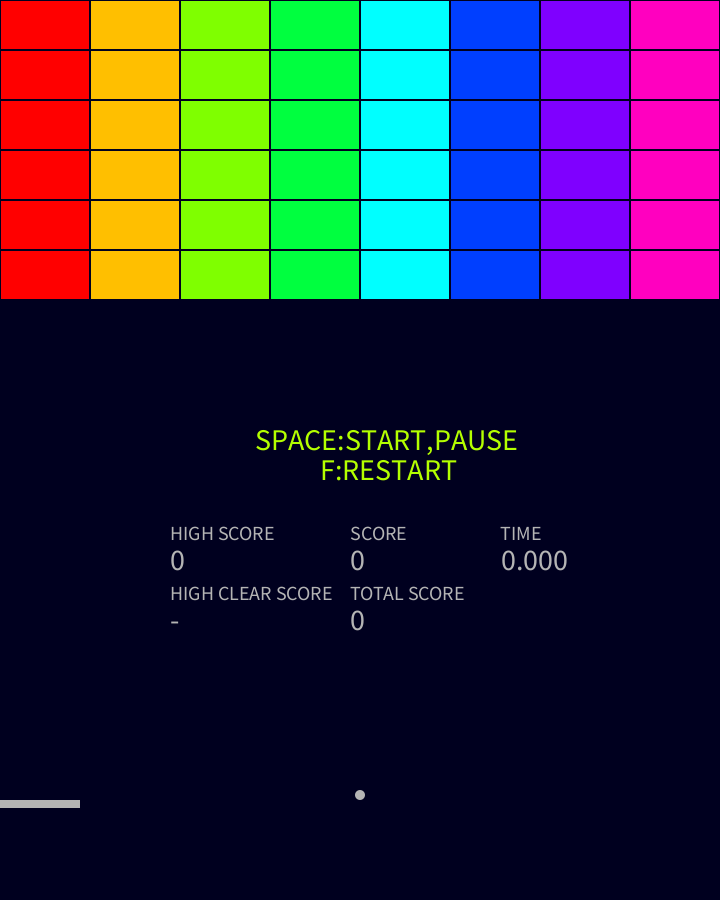
Frame 1 (no input)
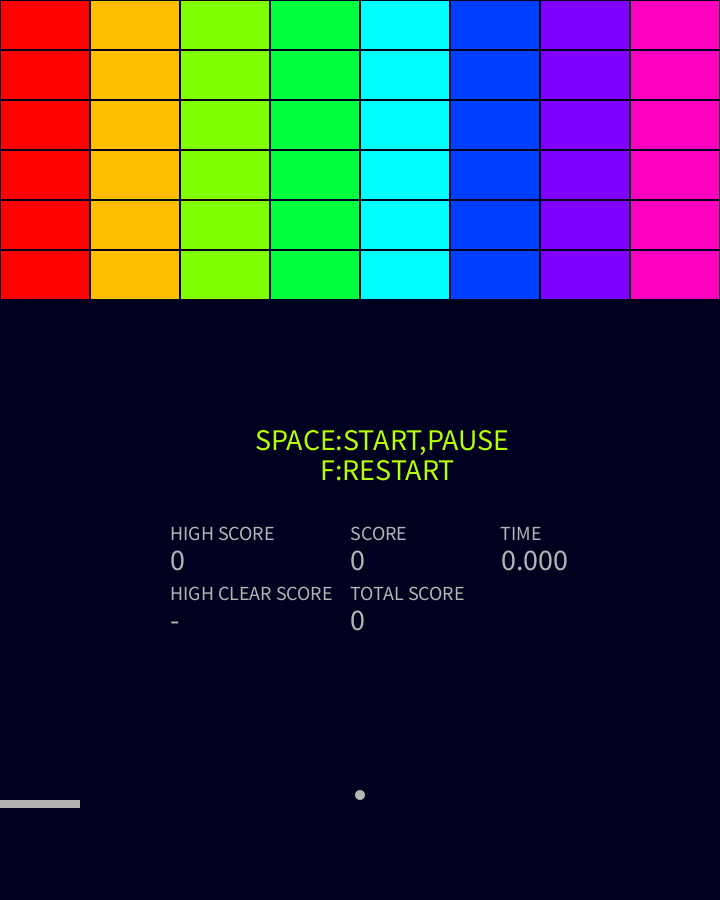
Frame 60 (the mouse pressed at the canvas centre just before this capture)
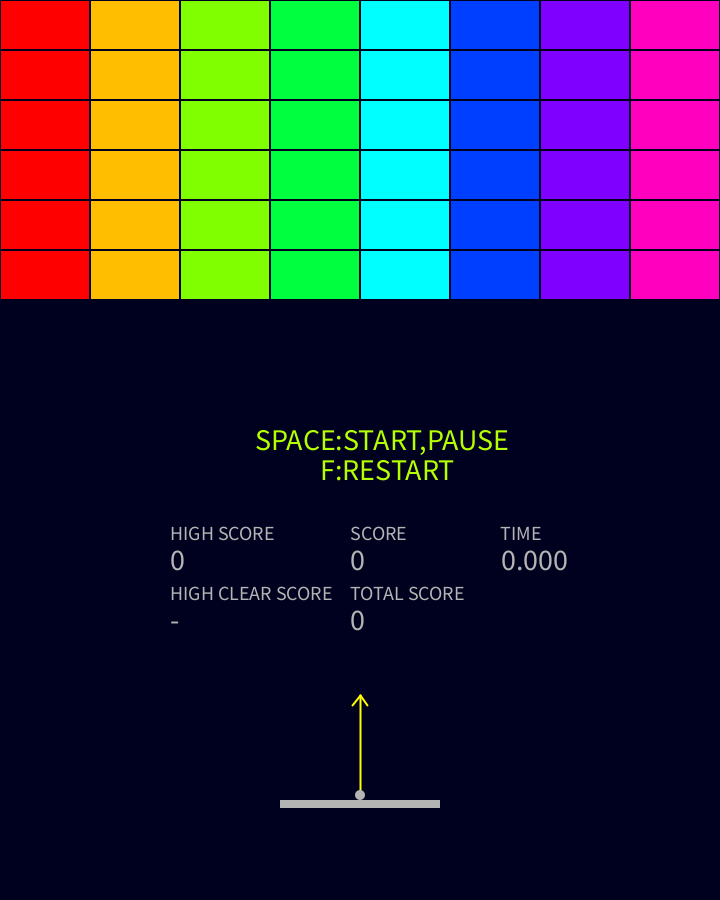
Frame 120 (the mouse held since frame 60 and released just before this capture)

The Processing sketch that drew these frames (run headless with seeded random() and noise(); from frame 60 on, the mouse is pressed at the canvas centre):

// Processing sketch: chap9_latest
// ── chap9_latest.pde
// ブロック崩し_完成版

//2023/7/22_0:44 最終更新
//最初の変数、上はいじれる,下は定義だけ。
//width,heightを変更せず,球の速さがブロックの幅を越えなければ破綻しない。

int fps_0 = 120; //通常fps
int fpsX = 4; //オートモード時のfps倍率
color bgcolor = color(0, 0, 31); //背景色
int boxX = 8; //横のブロック数
int boxY = 6; //縦のブロック数
int edge = 1; //縁取りの幅(判定に影響なし)
int v = 8; //球の速さ
int ballsize = 10; //球の大きさ(判定に影響なし)
int l = 100; //ガイドの長さ
float th = PI / 36; //ガイドの矢印の位置を決める角度
float barwidth = 160; //板の長さ
int c = 1; //スコア表示秒数の逆数
int p = 6; //ポーズ無効秒数の逆数


int fps = fps_0; //fps
int fps_a = fps_0 * fpsX; //オートモード時のfps
int f = 0; //シーン管理 0/1/2/3/4 スタート前/ゲーム中/ポーズ/クリア/ゲームオーバー
int boxes = boxX * boxY; //総ブロック数
int xbox = 0; //ブロックのx座標(若い方)
int ybox = 0; //ブロックのy座標(若い方)
boolean[] num = new boolean[boxes]; //各ブロックの有無の変数
int colX = v; //x方向の当たり判定の厚さ
int colY = v; //y方向の当たり判定の厚さ
boolean broken = false; //そのフレームで破壊が行われたか否か
float x = 720 / 2; //球のx座標
float y = 800 - (ballsize / 2); //球のy座標
float xp = x; //前のフレームのx座標
float yp = y; //前のフレームのy座標
float vx = 0; //球の速さのx成分
float vy = -v; //球の速さのy成分
float theta = PI / 2; //板で反射した時の角度
float xbar = 720 / 2; //板のx座標
int score = 0; //スコア
int nscore = 0; //最後に追加されたスコア
int max_score = 0; //ハイスコア
float time_score = 0; //タイムスコア
int total_score = 0; //トータルスコア
int max_clear_score = 0; //ハイクリアスコア
boolean preclear = false; //クリアしたことがあるか否か
int count = 0; //破壊ブロック数
int tPlus = fpsX; //1フレームにtに追加される数
int t = 0; //経過時間
int ts = 0; //基準の時間
int tc = fps_a / c; //スコアの表示t
int tsc = 0; //スコアの基準時間
int tp = fps_a / p; //ポーズ無効t
int tsp = 0; //ポーズの基準時間
int combo = 0; //コンボ数
boolean auto = false; //オートモードか否か
int tsa = 0; //オートモード切替基準時間

void setup() {
    size(720, 900);
    frameRate(fps);

    for (int i = 0; i < boxes; ++i) {
        num[i] = true;
    } //ブロックを全てある状態にする
}

void draw() {
    background(bgcolor);

    if (keyPressed) {
        if (key == 'a') {
            if (t - tsa >= tp) {
                auto = !auto;
                tsa = t;
            }
        }
    } //オートモード切替

    if (auto == true) {
        xbar = random(x - (barwidth / 2 - v) + 1, x + (barwidth / 2 - v));
        fps = fps_a;
        tPlus = 1;
    } else {
        xbar = mouseX;
        fps = fps_0;
        tPlus = fpsX;
    } //板の座標を指定

    frameRate(fps); //fpsを指定

    t += tPlus; //時間を経過させる

    if (x >= xbar - (barwidth / 2) && x < xbar + (barwidth / 2)) {
        theta = (90 - ((x -xbar) / (barwidth / 2)) * 60) * (PI / 180);
    } //(板に当たった時に使う)角度を取得

    if (f == 1) {   
        x += vx;
        y += vy;
    } //ゲーム中ならば球を動かす

    if (x < 0){
        x *= -1;
        vx *= -1;
    } else if (x >= 720) {
        x = width * 2 - x;
        vx *= -1;
    } //左右の壁での反射
    if (y < 0) {
        y *= -1;
        vy *= -1;
    } else if (y >= 800 && y < 800 + v) {
        if (x >= xbar - (barwidth / 2) && x <= xbar + (barwidth / 2)) {
            y = 1600 - y;
            vx = (v * cos(theta));
            vy = -(v * sin(theta));
            combo = 0;
        }
    } else if (y >= height) {
        f = 4;
    } //天井,板の反射と奈落判定

    noStroke();    
    colorMode(HSB, 360, 100, 100);

    int boxW = (width / boxX);
    int boxH = (height / (boxY * 3)); //ブロックの範囲,大きさを指定。void内じゃないとwidth,heightが使えない為ここに配置。
    colX = min(v, boxW);
    colY = min(v, boxH); //当たり判定の厚さを指定

    for (int i = 0; i < boxes; i++) {
        xbox = i % boxX;
        ybox = (i - xbox) / boxX; //x,y方向に何番目かを取得
        
        if(num[i] == true){
            if (x >= xbox * boxW && x < (xbox + 1) * boxW && y >= ybox * boxH && y < ybox * boxH + colY && yp < ybox * boxH){
                broken = true;
                y = 2 * ybox * boxH - y;
                vy *= -1;
            } else if (x >= xbox * boxW && x < (xbox + 1) * boxW && y >= (ybox + 1) * boxH - colY && y < (ybox + 1) * boxH && yp >= (ybox + 1) * boxH){
                broken = true;
                y = 2 * (ybox + 1) * boxH - y;
                vy *= -1;
            }
            if (x >= xbox * boxW && x < xbox * boxW + colX && y >= ybox * boxH && y < (ybox + 1) * boxH && xp < xbox * boxW){
                broken = true;
                x = 2 * xbox * boxW - x;
                vx *= -1;
            } else if (x >= (xbox + 1) * boxW - colX && x < (xbox + 1) * boxW && y >= ybox * boxH && y < (ybox + 1) * boxH && xp >= (xbox + 1) * boxW){
                broken = true;
                x = 2 * (xbox + 1) * boxW - x;
                vx *= -1;
            }
        } //ブロックの上下左右当たり判定
        
        if (broken == true) {
            num[i] = false;
            nscore = -score;
            score += pow(2, combo);
            nscore += score; //nscore = pow(2, combo);とはできなかった。冪乗はint型ではない？ = int(pow(2, combo));とすれば解決できるが、スコア計算式が一つになるので現在のモノを採用。
            tsc = t;
            count ++;
            combo ++;
            broken = false;
        } //破壊が行われていたらスコア,破壊ブロック数,コンボを追加
        if (count == boxes) {
            f = 3;
        } //ブロックが無くなったらクリア
    } //ブロック関係

    for (int i = 0; i < boxes; i++) {
        xbox = i % boxX;
        ybox = (i - xbox) / boxX;
        
        if(num[i] == true){
            if (x >= xbox * boxW && x < (xbox + 1) * boxW && y >= ybox * boxH && y < ybox * boxH + colY && yp < ybox * boxH){
                broken = true;
                y = 2 * ybox * boxH - y;
                vy *= -1;
            } else if (x >= xbox * boxW && x < (xbox + 1) * boxW && y >= (ybox + 1) * boxH - colY && y < (ybox + 1) * boxH && yp >= (ybox + 1) * boxH){
                broken = true;
                y = 2 * (ybox + 1) * boxH - y;
                vy *= -1;
            }
            if (x >= xbox * boxW && x < xbox * boxW + colX && y >= ybox * boxH && y < (ybox + 1) * boxH && xp < xbox * boxW){
                broken = true;
                x = 2 * xbox * boxW - x;
                vx *= -1;
            } else if (x >= (xbox + 1) * boxW - colX && x < (xbox + 1) * boxW && y >= ybox * boxH && y < (ybox + 1) * boxH && xp >= (xbox + 1) * boxW){
                broken = true;
                x = 2 * (xbox + 1) * boxW - x;
                vx *= -1;
            }
        }
        
        if (broken == true) {
            num[i] = false;
            nscore = -score;
            score += pow(2, combo);
            nscore += score;
            tsc = t;
            count ++;
            combo ++;
            broken = false;
        }
        if (count == boxes) {
            f = 3;
        }

        if(num[i] == true){
            fill(xbox * 360 / boxX, 100, 100);
            rect((xbox * boxW) + edge, (ybox * boxH) + edge, boxW - (edge * 2), boxH - (edge * 2));
        } //ブロックを描画
    } //ブロック関係2回目

    xp = x;
    yp = y; //x,y座標を保存

    if (f == 0) {
        x = 720 / 2;
        y = 800 - (ballsize / 2);
        for (int i = 0; i < boxes; ++i) {
            num[i] = true;
        } //球の位置とブロックの有無をリセットし続ける
        if (x >= xbar - (barwidth / 2) && x < xbar + (barwidth / 2)) {
            if (keyPressed) {
                if (key == ' ') {
                    f = 1;
                    tsp = t;
                    vx = (v * cos(theta));
                    vy = -(v * sin(theta));
                }
            } //スペースキーでスタート
            if (f == 0) {
                stroke(60, 100, 100);
                strokeWeight(2);
                line(x + (l * cos(theta)), y - (l * sin(theta)), x, y);
                line(x + (l * cos(theta)), y - (l * sin(theta)), x + (l * cos(theta - th)) * 9 / 10, y - (l * sin(theta - th)) * 9 / 10);
                line(x + (l * cos(theta)), y - (l * sin(theta)), x + (l * cos(theta + th)) * 9 / 10, y - (l * sin(theta + th)) * 9 / 10); //ガイドを描画
            }
        }
        score = 0;
        count = 0;
        combo = 0;
        nscore = 0;
        ts = t;
    } else if (f == 1) {
        if (keyPressed) {
            if (key == 'f') {
                f = 0;
            } else if (key == ' ') {
                if (t - tsp >= tp) {
                    f = 2;
                    tsp = t;
                }
            }
        }
    } else if (f == 2) {
        if (keyPressed) {
            if (key == 'f') {
                f = 0;
            } else if (key == ' ') {
                if (t - tsp >= tp) {
                    f = 1;
                    tsp = t;
                }
            }
        }
        ts += tPlus;
        tsc += tPlus;
    } else if (f == 3) {
        if (keyPressed) {
            if (key == 'f') {
                f = 0;
                count = 0;
            }
        }
        ts += tPlus;
    } else if (f == 4) {
        if (keyPressed) {
            if (key == 'f') {
                f = 0;  
                x = 720 / 2;
                y = 800 - (ballsize / 2);
            }
        }
        ts += tPlus;
    } //シーン移行の処理

    time_score = (t - ts) / float(fps_a);
    total_score = score - int(time_score);
    if (score >= max_score) {
        max_score = score;
    }
    if (f == 3) {
        if (preclear == false || total_score >= max_clear_score) {
            max_clear_score = total_score;
            preclear = true;
        }
    } //スコア関連を記録

    noStroke();

    fill(255);
    rect(xbar - (barwidth / 2), 800, barwidth, 8);
    circle(x, y, ballsize); //板,球の描画

    colorMode(RGB);
    textSize(30);

    if (f == 0) {
        fill(255, 127, 0);
        text("SPACE:START,PAUSE", 255, 450);
        text("F:RESTART", 320, 480);
    } else if (f == 2) {
        fill(0, 127);
        rect(0, 0, width, height);
        fill(255, 127, 0);
        text("SPACE:RESUME", 255, 450);
        text("F:RESTART", 320, 480);
    } else if (f == 3) {
        fill(0, 127);
        rect(0, 0, width, height);
        fill(255, 127, 0);
        text("F:RESTART", 320, 480);
        textSize(60);
        fill(255, 255, 0);
        text("CLEAR!", 250, 400);
    } else if (f == 4) {
        fill(0, 127);
        rect(0, 0, width, height);
        fill(255, 127, 0);
        text("F:RESTART", 320, 480);
        textSize(60);
        fill(255, 0, 0);
        text("GAME OVER", 200, 400);
    }

    textSize(30);
    fill(255);
    text(score, 350, 570);
    text(max_score, 170, 570);
    text(time_score, 495, 570);
    text(total_score, 350, 630);
    if (preclear == false) {
        text("-", 170, 630);
    } else {
        text(max_clear_score, 170, 630);
    }
    textSize(20);
    text("SCORE", 350, 540);
    text("HIGH SCORE", 170, 540);
    text("TIME", 500, 540);
    text("TOTAL SCORE", 350, 600);
    text("HIGH CLEAR SCORE", 170, 600);
    if (nscore > 0 && t - tsc < tc) {
        fill(255, 255, 0);
        text("+", 340, 510);
        text(nscore, 350, 510);
    } //テキストやスコアの描画
}
